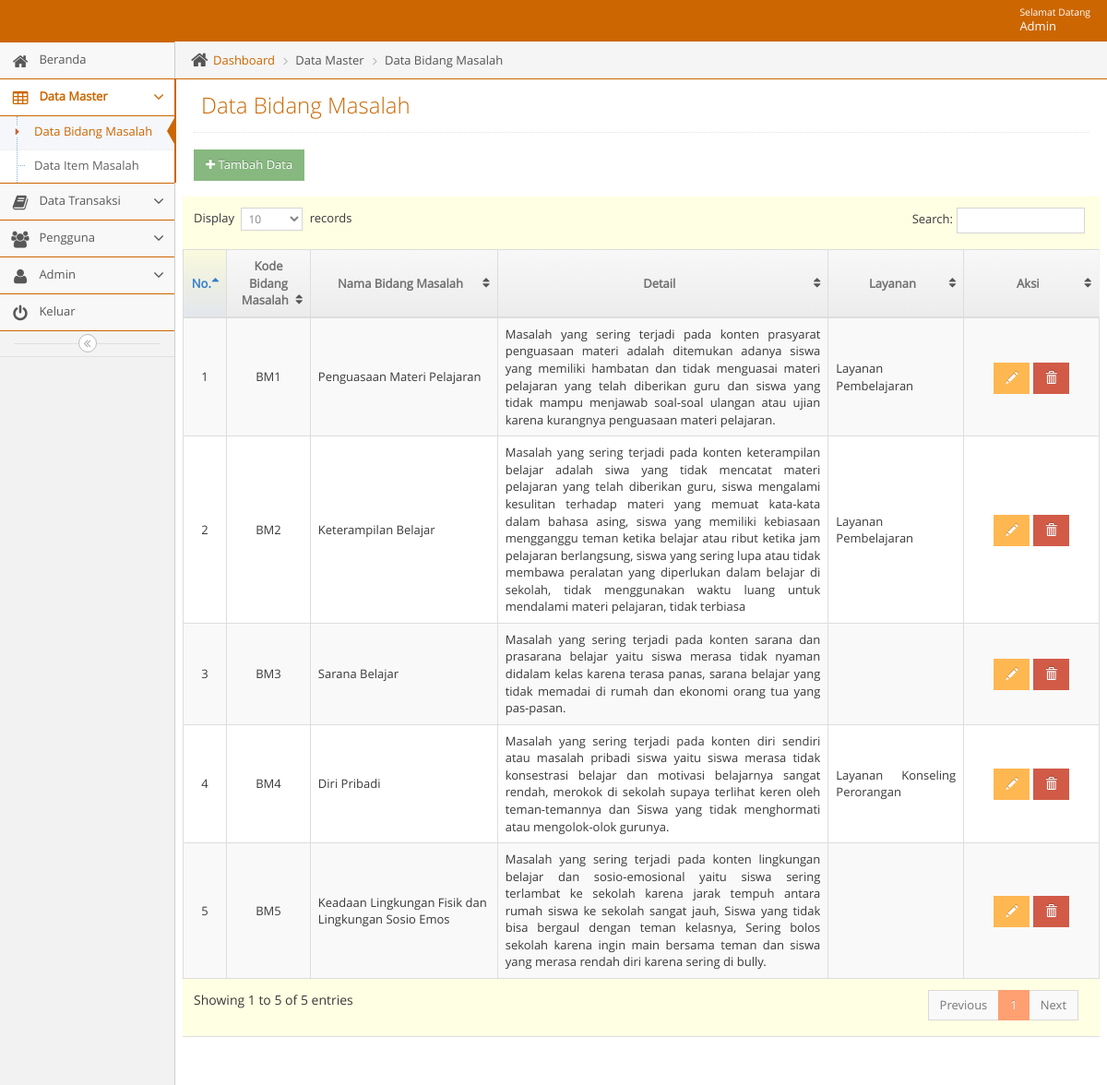
Before: /admin/adminmainapp.php?unit=bidang_masalah_unit&act=datagrid (signed in) with the older database file.
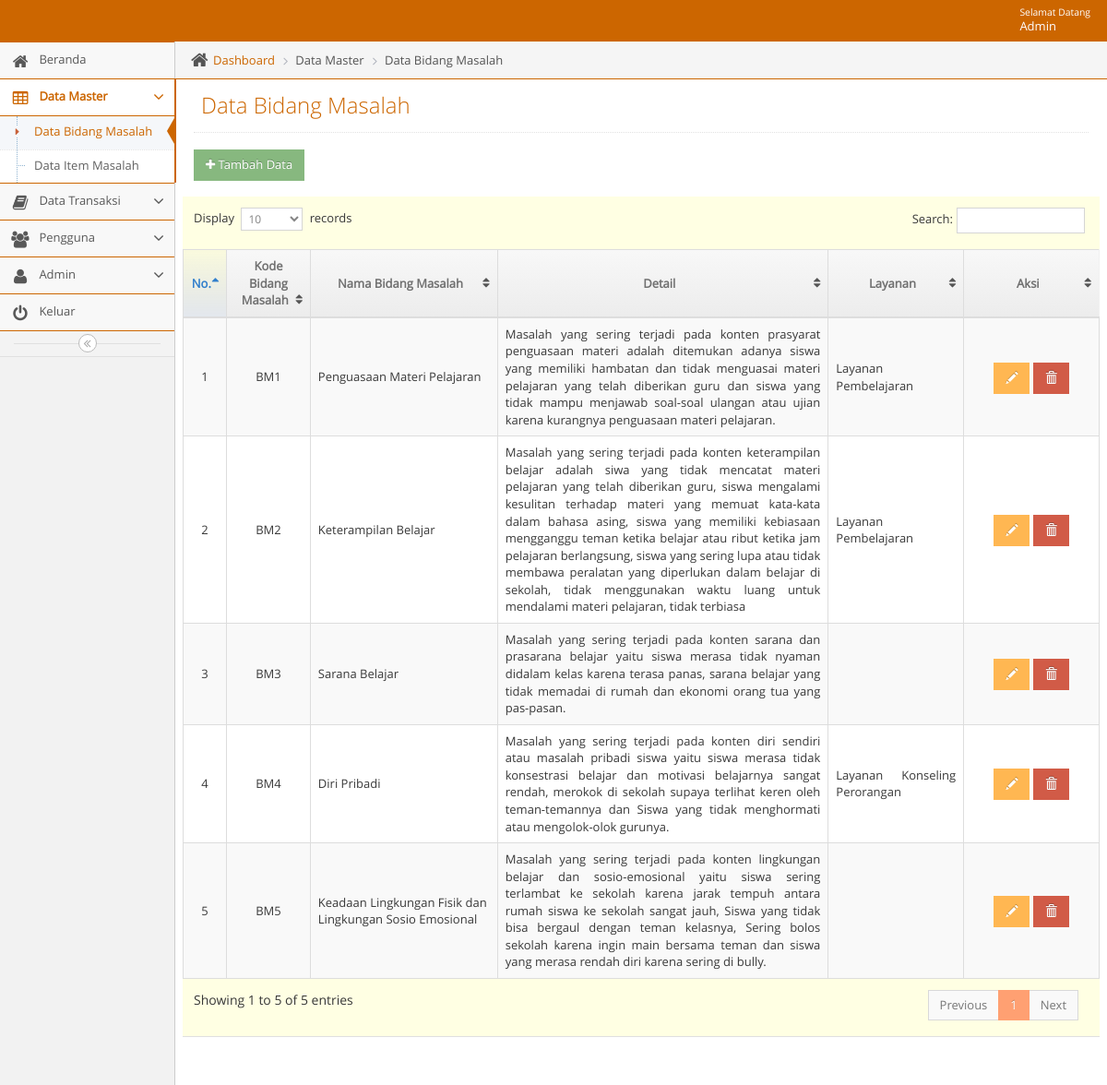
After: the same page with the newer database file.
### tables this page shows
CREATE TABLE `t_bidang_masalah` (
  `id_bidang_masalah` int(11) NOT NULL,
  `kode_bidang_masalah` varchar(5) NOT NULL,
  `nama_bidang_masalah` varchar(100) NOT NULL,
  `detail_bidang_masalah` varchar(500) NOT NULL,
  `layanan` varchar(1000) NOT NULL
);

### admin/unit/bidang_masalah_unit.php (the view, shortened to what this page needs)
<?php
require_once '../lib/koneksi.php';
$act = $_GET['act'];
switch($act){
    case "datagrid":
        ?>
<?php
include("../admin/leftbar.php");
?>
<div class="main-content">
    <div class="main-content-inner">
        <div class="breadcrumbs ace-save-state" id="breadcrumbs">
            <ul class="breadcrumb">
                <li>
                    <i class="ace-icon fa fa-home home-icon"></i>
                    <a href="adminmainapp.php?unit=dashboard">Dashboard</a>
                </li>
                <li>Data Master</li>
                <li>Data Bidang Masalah</li>
            </ul>
        </div>
        <div class="page-content">
            <div class="page-header">
                <h1>Data Bidang Masalah
                </h1>
            </div>
            <h1>
                <a href="?unit=bidang_masalah_unit&act=input">
                    <button class="btn btn-sm btn-success"><i class="fa fa-plus"></i> Tambah Data</button>
                </a>
            </h1>
            <div class="row">
                <div class="col-xs-12">
                    <div class="row">
                        <div class="box box-primary">
                            <div class="box-body table-responsive padding">
                                <table id="datatable" class="table table-striped table-bordered table-hover">
                                    <thead>
                                        <tr>
                                            <th style="text-align: center; width: 6%">No.</th>
                                            <th style="text-align: center; width: 10%">Kode Bidang Masalah</th>
                                            <th style="text-align: center; width: 20%">Nama Bidang Masalah</th>
                                            <th style="text-align: center; width: 34%">Detail</th>
                                            <th style="text-align: center; width: 15%">Layanan</th>
                                            <th style="text-align: center; width: 15%">Aksi</th>
                                        </tr>
                                    </thead>
                                    <tbody>
                                        <?php $no=1;
                                    $qdatagrid =" SELECT * FROM t_bidang_masalah ";
                                    $rdatagrid = mysqli_query($mysqli, $qdatagrid);
                                    while($ddatagrid=mysqli_fetch_assoc($rdatagrid)) {
                                        echo "
                                        <tr>
                                             <td style= text-align:center;vertical-align:middle>$no</td>
                                             <td style= text-align:center;vertical-align:middle>$ddatagrid[kode_bidang_masalah]</td>
                                             <td style= text-align:left;vertical-align:middle>$ddatagrid[nama_bidang_masalah]</td>
                                             <td style= text-align:justify;vertical-align:middle>$ddatagrid[detail_bidang_masalah]</td>
                                             <td style= text-align:justify;vertical-align:middle>$ddatagrid[layanan]</td>
                                             <td style=text-align:center;vertical-align:middle>
                                                 <a href=?unit=bidang_masalah_unit&act=update&kode_bidang_masalah=$ddatagrid[kode_bidang_masalah] class='btn btn-sm btn-warning glyphicon glyphicon-pencil' > </a>
                                                 <a href=?unit=bidang_masalah_unit&act=delete&kode_bidang_masalah=$ddatagrid[kode_bidang_masalah] class='btn btn-sm btn-danger glyphicon glyphicon-trash' onclick='return confirm(\"Yakin Akan Menghapus Data?\")'></a>
                                             </td>
                                        </tr>
                                        ";
                                        $no++;
                                     }
                                     ?>
                                    </tbody>
                                </table>
                            </div>
                        </div>
                    </div>
                </div>
            </div>
        </div>
    </div>
</div>
<?php
include("../admin/footer.php");
?>
</body>
</html>
<?php
        break;
            ?>
<?php
}

Changed rows visible on the page:
changed t_bidang_masalah "BM5": nama_bidang_masalah "Keadaan Lingkungan Fisik dan Lingkungan Sosio Emos" → "Keadaan Lingkungan Fisik dan Lingkungan Sosio Emosional"
